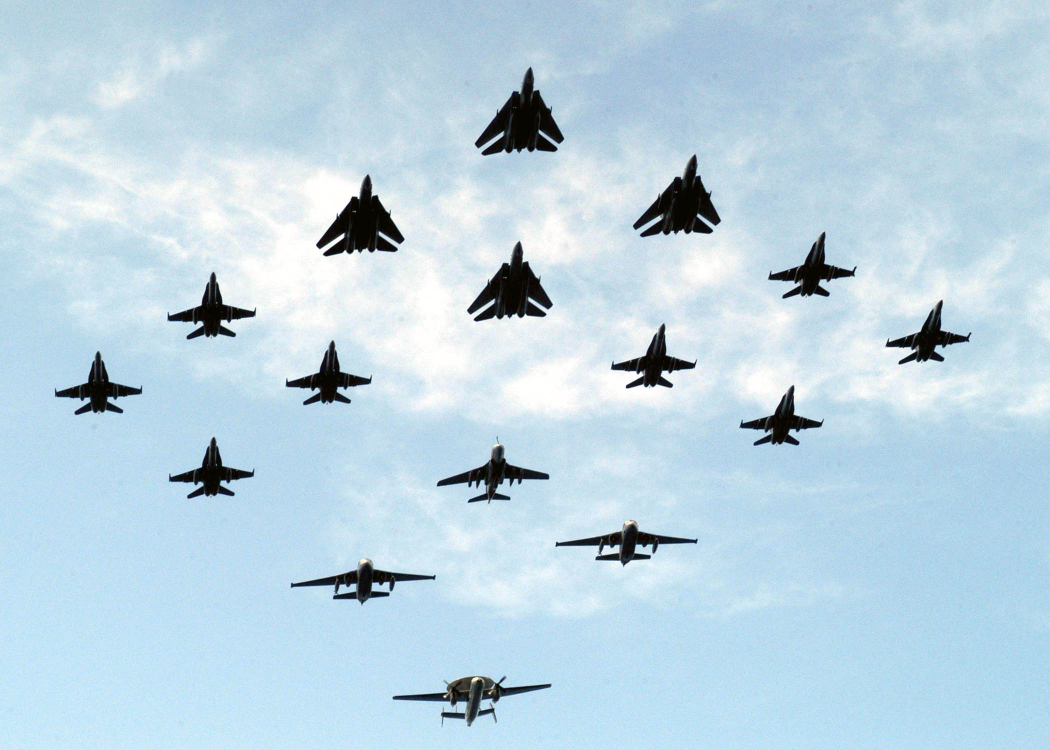
#> input picture edge_detection/samolot00.jpg, 2100 x 1500 px (shown at 1/2 size)
$ python edge.py
#> lines starting #> are read from the running program, lines starting #| are printed output that depends on the picture; after the words box and inside, x2 and y2 are one past the last pixel; in counts of white or black regions, pixels touching at a corner belong together
from scipy import ndimage
import skimage
from skimage import io, filters, morphology
from matplotlib import pylab as plt
import numpy as np

names = ['./samolot00.jpg', './samolot01.jpg', './samolot02.jpg', './samolot03.jpg', './samolot04.jpg', './samolot05.jpg', './samolot07.jpg', './samolot08.jpg', './samolot09.jpg', './samolot10.jpg', './samolot11.jpg', './samolot12.jpg', './samolot13.jpg', './samolot14.jpg', './samolot16.jpg', './samolot17.jpg', './samolot18.jpg', './samolot20.jpg']

def show(filename, *args):
    pl.figure(figsize=(20,12))
    for i,img in enumerate(args):
        pl.subplot(2, len(args)/2 + len(args)%2, i+1)
        io.imshow(img)
        pl.savefig(filename)


def get_objects(name):
#> called with name = './samolot00.jpg'
    image = io.imread(name);
#> image is the input picture: shape (1500, 2100, 3); mean R, G, B 188.3, 212.9, 226.9
    true_color = np.copy(image)
    image = image[:,:,1]
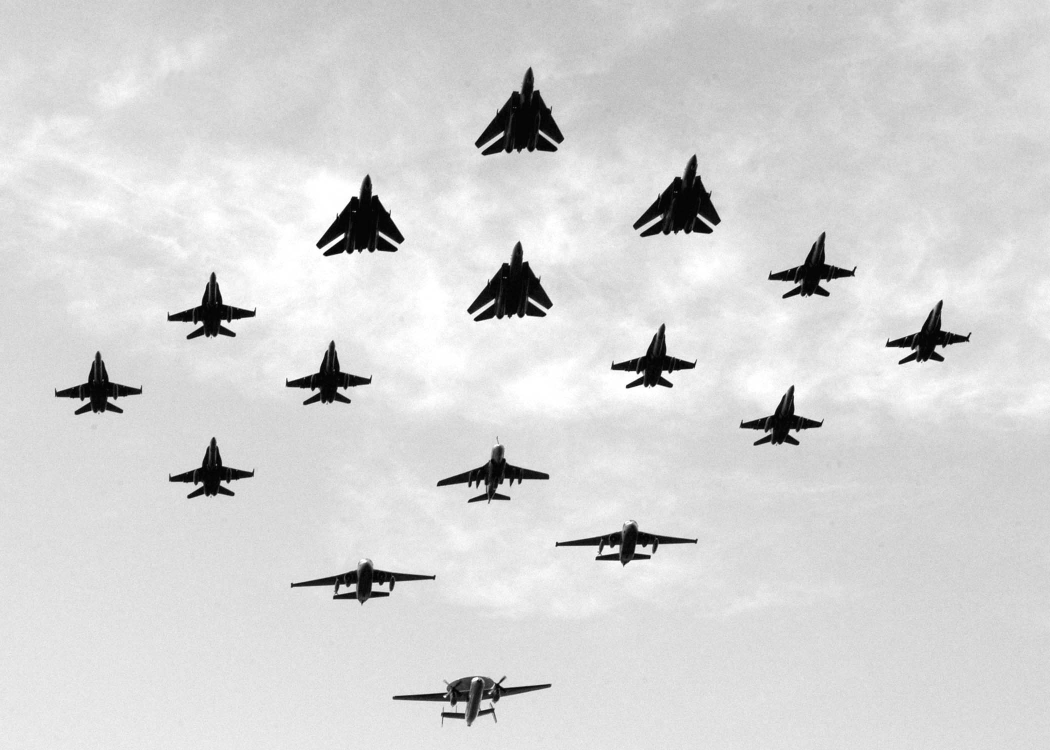
#> image: shape (1500, 2100) (shown at 1/2 size); min 0, max 255, mean 212.9
    data = []
    sob = filters.sobel(image)**0.8
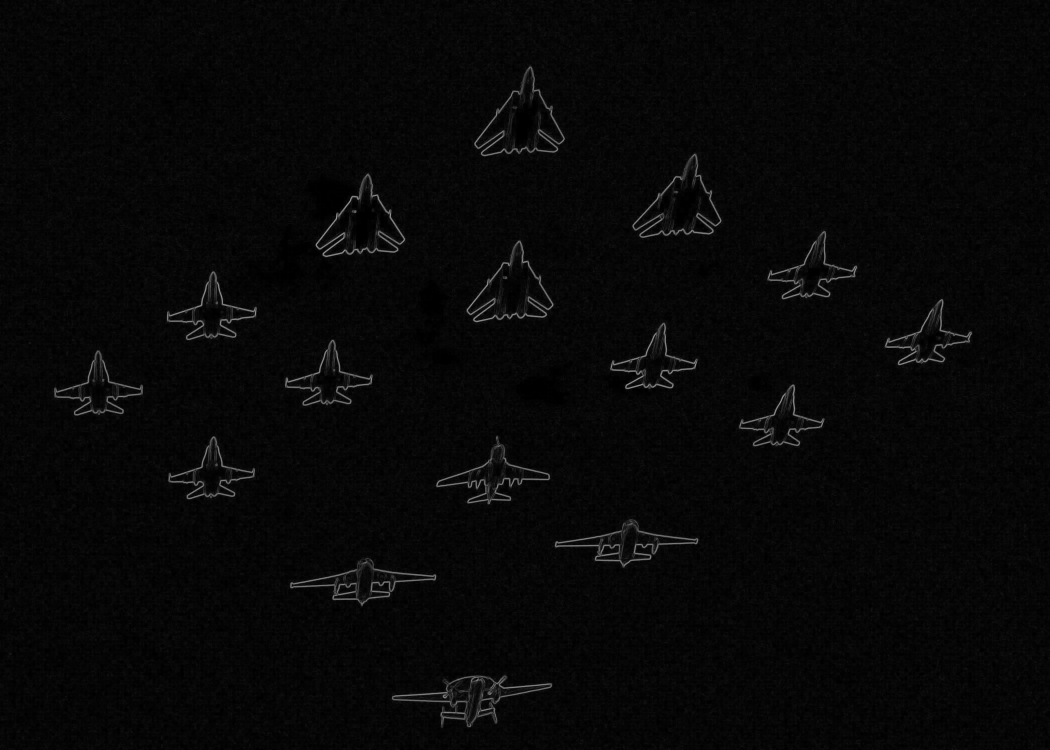
#> sob: shape (1500, 2100) float64 (shown at 1/2 size); min 0, max 0.681, mean 0.031
    for i in sob:
        tab = []
        for x in i:
            if x > 0.08:
                tab.append(1.0)
            else:
                tab.append(0.0)
        data.append(tab)
#> after the loop, data = 1500 items
    datanp = np.array(data, dtype=np.float64)
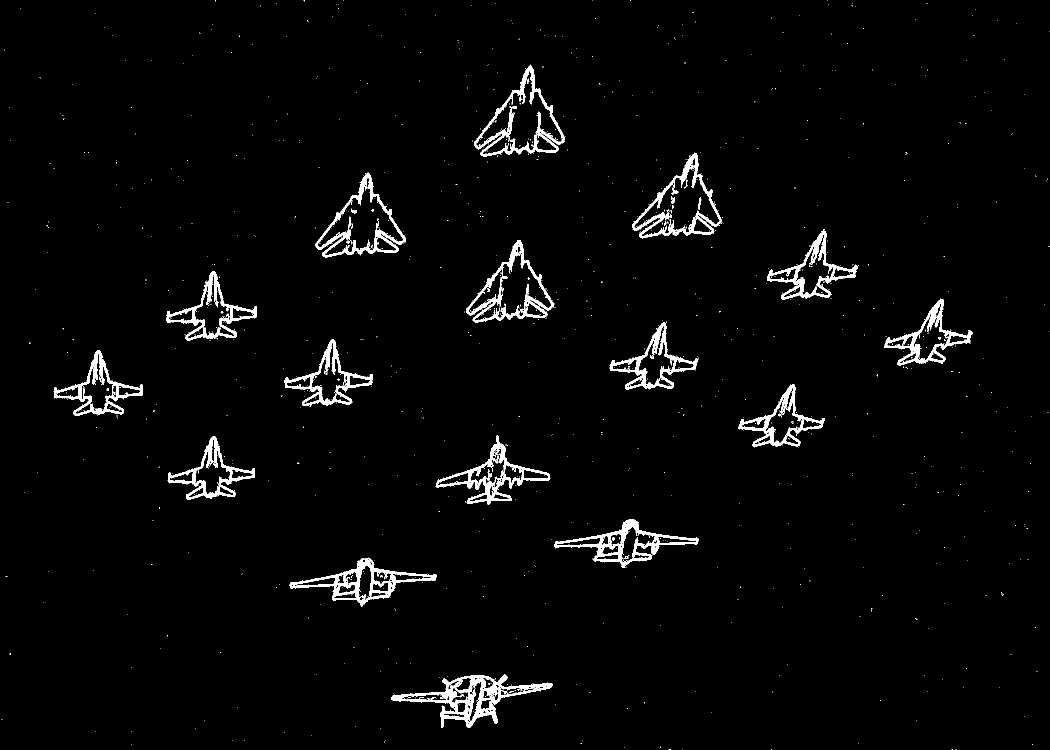
#> datanp: shape (1500, 2100) float64 (shown at 1/2 size); values 0 (black) and 1 (white), 2.5% white; 1255 white regions (1225 under 20 px), largest, box (x1, y1, x2, y2) and area: (782, 1349, 1105, 1456) 7867, (579, 1116, 873, 1214) 5486, (1108, 1038, 1397, 1136) 5312
    filled_holes = ndimage.binary_fill_holes(datanp)
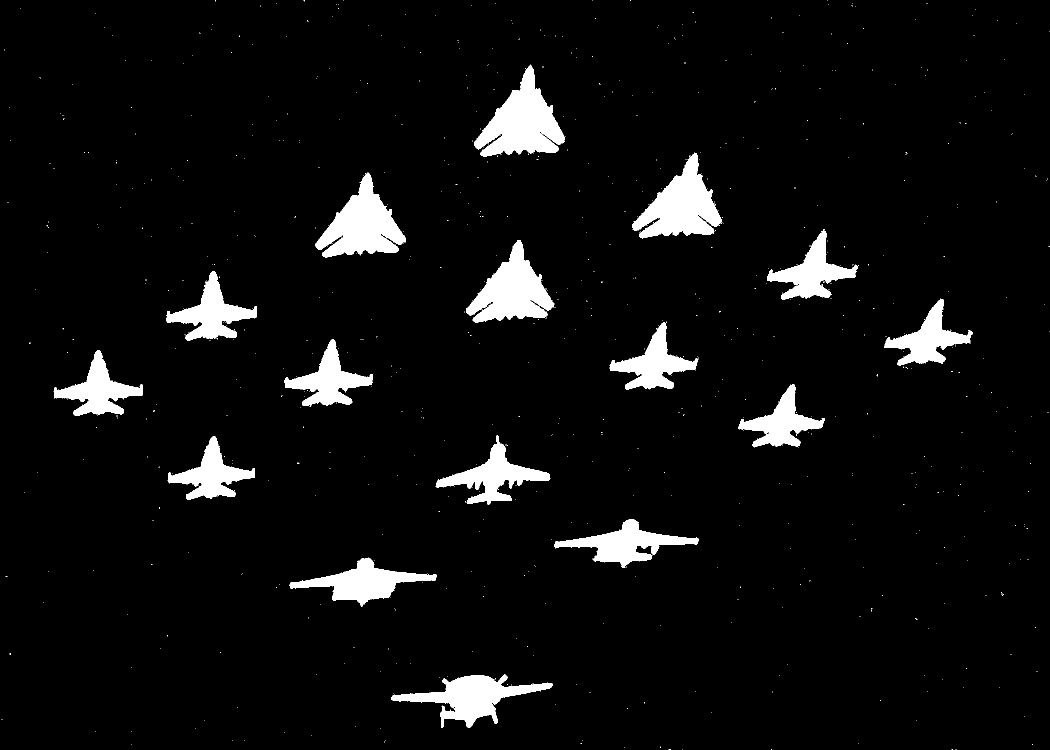
#> filled_holes: shape (1500, 2100) bool (shown at 1/2 size); 5.6% white; 859 white regions (843 under 20 px), largest, box (x1, y1, x2, y2) and area: (948, 129, 1131, 313) 16621, (631, 345, 812, 515) 15162, (1264, 305, 1444, 477) 15140
    without_dots = ndimage.binary_opening(filled_holes)
#> without_dots: shape (1500, 2100) bool; 5.5% white; 16 white regions, largest, box (x1, y1, x2, y2) and area: (948, 130, 1130, 313) 16574, (631, 345, 812, 515) 15133, (1264, 306, 1444, 477) 15068
    without_small = morphology.remove_small_objects(without_dots, 900)
    return without_small, true_color

def show_all():
    fig = plt.figure(figsize=(72,36), frameon=False)
    for i, name in enumerate(names):
        plot = fig.add_subplot(3,6,i+1)
        objects, color = get_objects(name)
        plot.imshow(color)
        contours = skimage.measure.find_contours(objects, 0.2)
#> contours = 16 point arrays, longest 1203 points
        plot.imshow(color)
        for n, contour in enumerate(contours):
            plot.plot(contour[:,1],contour[:,0],linewidth=2)
            plot.plot(np.mean(contour[:,1]), np.mean(contour[:,0]), 'ow')
#> this loop made 16 passes
        plt.axis('off')
#> pass 2 of the loop in show_all, `for i, name in enumerate(names):`:
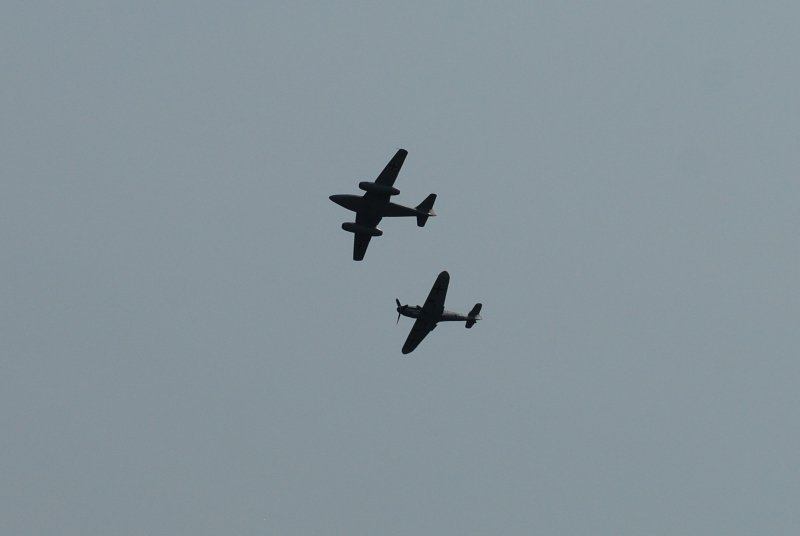
#> input picture edge_detection/samolot01.jpg, 800 x 536 px
#> in get_objects, image is the input picture: shape (536, 800, 3); mean R, G, B 133.8, 147.7, 154.8
#> image: shape (536, 800)
#> sob: shape (536, 800) float64
#> after the loop in get_objects (call 2), `for i in sob:`: data = 536 items
#> in get_objects (call 2), `datanp = np.array(data, dtype=np.float64)`:
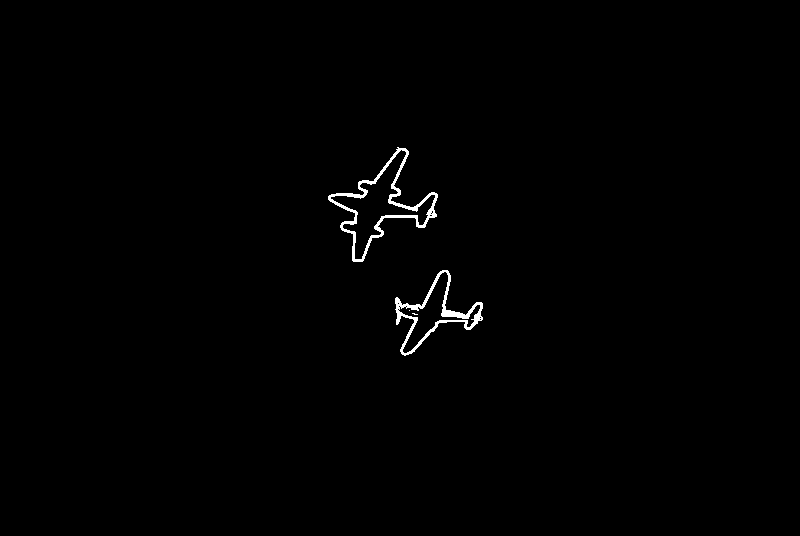
#> datanp: shape (536, 800) float64; values 0 (black) and 1 (white), 0.64% white; 4 white regions (2 under 20 px), largest, box (x1, y1, x2, y2) and area: (328, 147, 438, 262) 1521, (395, 270, 483, 356) 1217
#> in get_objects (call 2), `filled_holes = ndimage.binary_fill_holes(datanp)`:
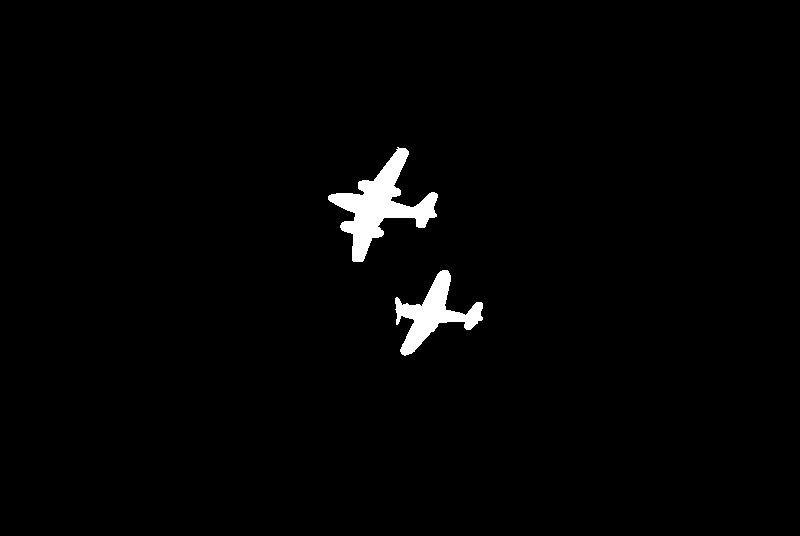
#> filled_holes: shape (536, 800) bool; 1.6% white; 2 white regions, box (x1, y1, x2, y2) and area: (328, 147, 438, 262) 4305, (395, 270, 483, 356) 2692
#> without_dots: shape (536, 800) bool; 1.6% white; 2 white regions, box (x1, y1, x2, y2) and area: (328, 148, 438, 262) 4300, (395, 270, 483, 356) 2689
#> contours = 2 point arrays, longest 617 points
#> the loop in show_all, `for n, contour in enumerate(contours):` made 2 passes
#> pass 3 of the loop in show_all, `for i, name in enumerate(names):`:
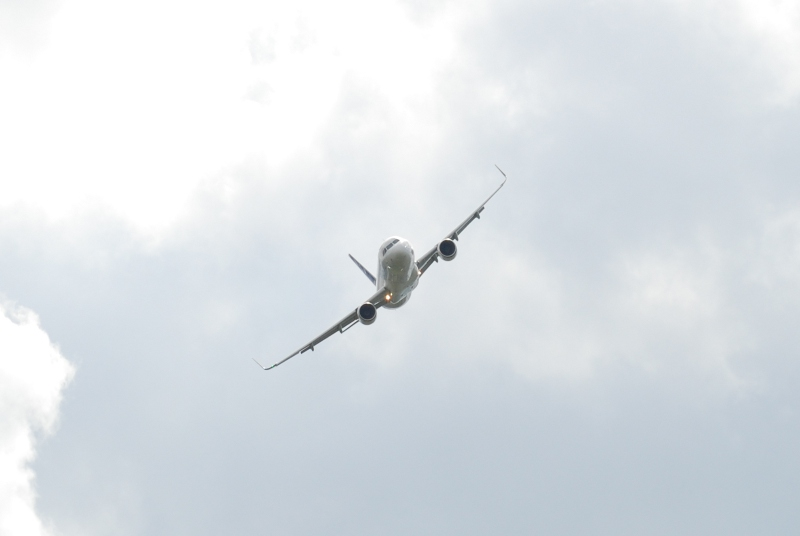
#> input picture edge_detection/samolot02.jpg, 800 x 536 px
#> in get_objects, image is the input picture: shape (536, 800, 3); mean R, G, B 220.1, 225.9, 230.5
#> image: shape (536, 800)
#> in get_objects (call 3), `datanp = np.array(data, dtype=np.float64)`:
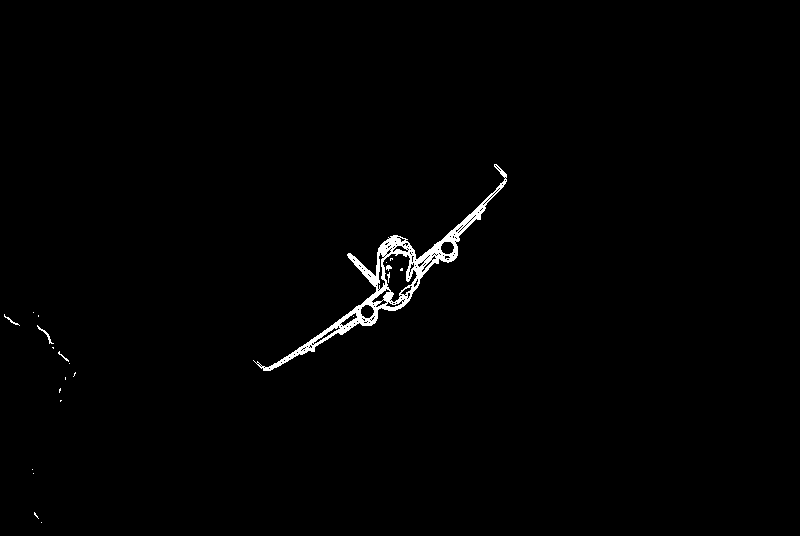
#> datanp: shape (536, 800) float64; values 0 (black) and 1 (white), 0.98% white; 22 white regions (17 under 20 px), largest, box (x1, y1, x2, y2) and area: (253, 164, 507, 371) 4004, (37, 325, 54, 344) 51, (4, 314, 20, 326) 33, (58, 351, 69, 362) 24, (386, 265, 392, 271) 23
#> in get_objects (call 3), `filled_holes = ndimage.binary_fill_holes(datanp)`:
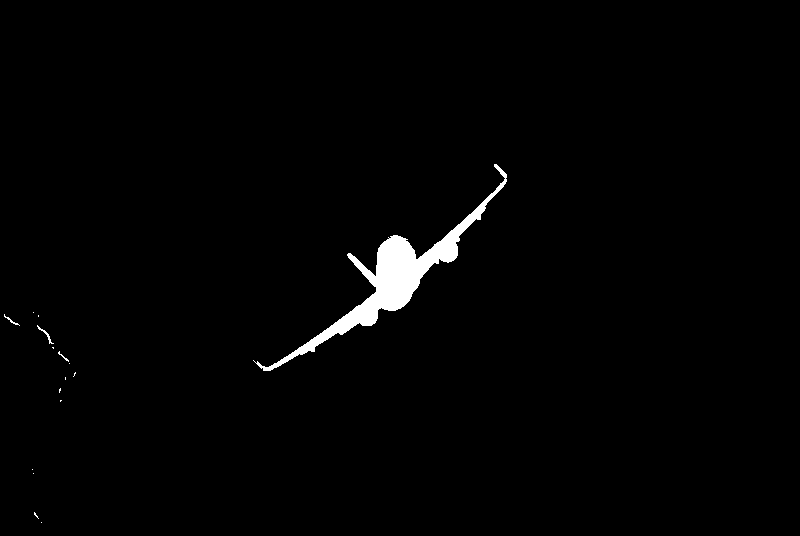
#> filled_holes: shape (536, 800) bool; 1.4% white; 16 white regions (12 under 20 px), largest, box (x1, y1, x2, y2) and area: (253, 164, 507, 371) 5891, (37, 325, 54, 344) 51, (4, 314, 20, 326) 33, (58, 351, 69, 362) 24
#> without_dots: shape (536, 800) bool; 1.4% white; 6 white regions (4 under 20 px), largest, box (x1, y1, x2, y2) and area: (256, 164, 507, 371) 5876, (43, 330, 51, 341) 24
#> without_small: shape (536, 800) bool; 1.4% white; 1 white region, box (x1, y1, x2, y2) and area: (256, 164, 507, 371) 5876
#> contours = 1 point arrays, longest 1147 points
#> the loop in show_all, `for n, contour in enumerate(contours):` made 1 pass
#> the loop made 7 passes; the first 3 are shown

    plt.savefig("allplanes.pdf")


if __name__ == '__main__':
#> (the run stopped early here; a loop or call above may not have finished)
